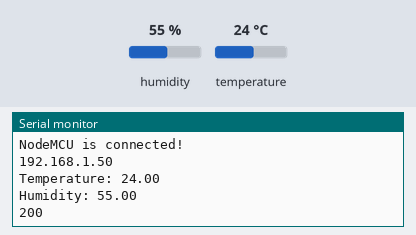
The sketch below on a simulated ESP8266 (NodeMCU). Parts: the last lines printed to the serial monitor. Inputs (shaded band) come from the test bench; at power-on: humidity 55 %, temperature 24 °C. WiFi joins after 1.5 s; servers stay silent unless stated; web services answer with replies made up by the test bench.

Above: at 2.8 s.
2.9 s: humidity set to 22 %
At 6.21 s:
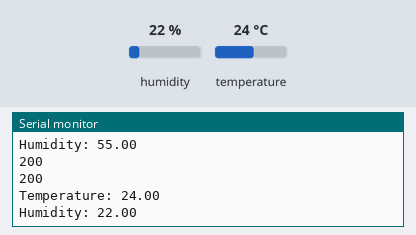
8.2 s: temperature set to 12 °C
At 9.4 s:
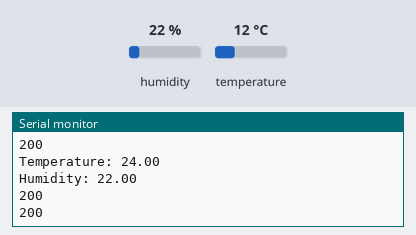
13.5 s: humidity set to 40 %
At 16.1 s:
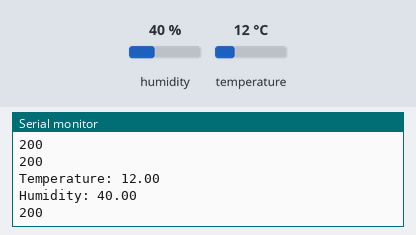
Timing chart, 0 to 17.6 s (numbered marks = the images above; inputs shaded):
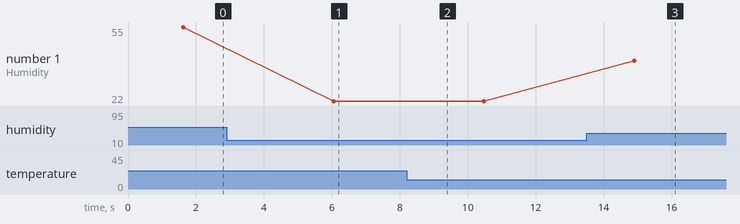

The sketch:

http_protocol.ino
```cpp
#include <WiFiClient.h>
#include <ESP8266WiFi.h>
#include <DHT.h>
#include <ESP8266HTTPClient.h>

DHT dht(D5, DHT11);

String host = "api.thingspeak.com";
int httpPort = 80;
String url1 = "/update?api_key=RMT1QRTUYZTARUQS&field1=";
String url2 = "/update?api_key=RMT1QRTUYZTARUQS&field2=";

HTTPClient http;
WiFiClient client;

void setup()
{
  Serial.begin(115200);
  WiFi.begin("Mooazam", "mooazam123");
  while(WiFi.status() != WL_CONNECTED)
  {
    delay(200);
    Serial.print("..");
  }
  Serial.println();
  Serial.println("NodeMCU is connected!");
  Serial.println(WiFi.localIP());
  dht.begin();
}

void loop()
{
  float h = dht.readHumidity();
  float t = dht.readTemperature();
  Serial.println("Temperature: " + String(t));
  Serial.println("Humidity: " + String(h));

  url1 = url1 + String(t);
  http.begin(client , host,httpPort,url1);
  int httpCode = http.GET();
  Serial.println(httpCode);
  delay(2000);

  url2 = url2 + String(h);
  http.begin(client , host,httpPort,url2);
  httpCode = http.GET();
  Serial.println(httpCode);
  delay(2000);
}
```

Measured:
- after the input at 2.9 s, the serial monitor: prints a new line after 3.2 s (image 1)
- after the input at 13.5 s, the serial monitor: prints a new line after 1.4 s (image 3)
- plotted number 1: 55 → 22 after the input at 2.9 s, 22 → 40 after the input at 13.5 s
